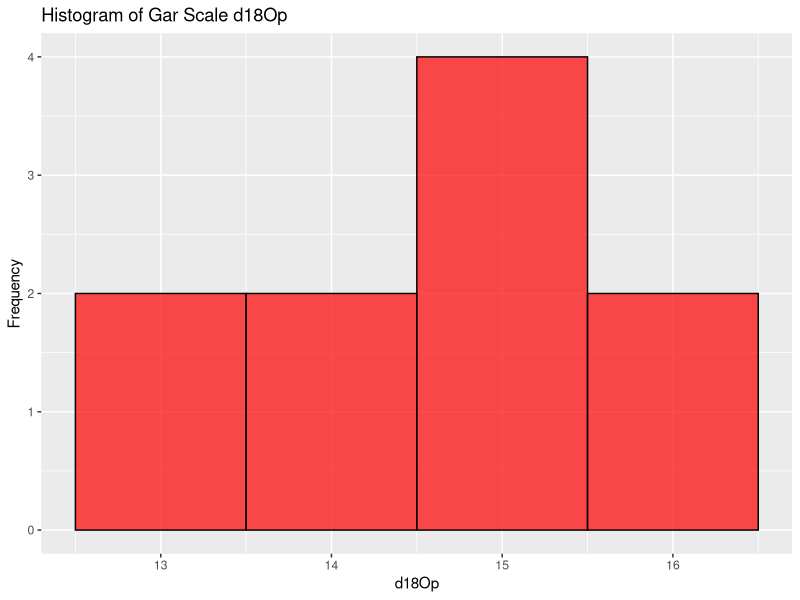

Write the R code that produced this figure. (Note: this script raises an error after producing the figure.)


# Install/load required packages ------------------------------------------
library(ggplot2)
library(dplyr)
  # Read in cleaned data (include link to script that cleans the data?)
    # Call V1075_cl from GitHub 
    # cleaning script is here: https://github.com/mattgeo1990/1075_Vertebrate_d18Op/blob/main/Code/V1075_d18O.R
      #setwd("/Users/allen/Documents/GitHub/1075_Vertebrate_d18Op/Data")
      #V1075_BySpec <- read.csv("V1075_BySpec.csv")
    # Source NIST data
      # READ IN NIST120c STD d18Op VALUES FROM RUN 1 and RUN 2
      # NEED NIST120C STD d18Op from Run 3!!!!!
        #standards_githubURL <-"https://raw.githubusercontent.com/mattgeo1990/1075_Vertebrate_d18Op/main/Data/V1075_NIST120c.csv"
        #NIST120c <- read_csv(standards_githubURL)
        #sd(NIST120c$d.18O.16O)
      # gather stats
        #NIST120c_mean <- mean(NIST120c$d.18O.16O)

 # For now, just source from local 
        setwd("/Users/allen/Documents/GitHub/1075_Vertebrate_d18Op/Data")
        V1075_BySpec <- read.csv("V1075_BySpec.csv")
        raw <- read.csv("V1075_PhosphateData_8-18-23_copy.csv")
        NIST120c <- read.csv("V1075_NIST120c.csv")
        
  # Remove d18OVSMOW column from V1075_BySpec, this column is an artifact
        V1075_BySpec <- V1075_BySpec %>% select(-d18O..VSMOW.)
        
# For testing exactly what data you used in calculations        
      Gar_all_d18Op <- subset(raw$d18O..VSMOW., raw$Taxon == "Lepisosteids")
      Gar_scales_d18Op <- subset(raw$d18O..VSMOW., raw$Element.type == "ganoid scale")
      Gar_teeth_d18Op <- subset(raw$d18O..VSMOW., raw$Element.type == "tooth")
  summary(Gar_teeth_d18Op)
  summary(Gar_all_d18Op)
  summary(Gar_scales_d18Op)
  
  # subset fish scales
    GarScales <- subset(V1075_BySpec, Element.type == "ganoid scale")
  # subset Croc G
    CrocG <- subset(V1075_BySpec, eco_type == "Croc G")
  # subset Aquatic Turtle
    Glyp <- subset(V1075_BySpec, Taxon == "Glyptops sp.")

# plot histograms of d18Op
    ggplot(GarScales, aes(x = d18O)) +
      geom_histogram(binwidth = 1, fill = c("#ff0000"), color = "black", alpha = 0.7) +
      labs(title = "Histogram of Gar Scale d18Op",
           x = "d18Op",
           y = "Frequency")
    
    
# Gather Mean NIST
  # NIST
    NIST120c_mean <- mean(NIST120c$d.18O.16O)


# d18Ow Turtles ----------------------------------------------------------

    # d18Owater <- 1.01 *(d18O..VSMOW.) - 22.3 #Barrick et al. (1999)
    
    # Create a new column called d18Owater
    V1075_BySpec$d18Owater <- NA
    
    # Loop through each row and calculate d18Owater if Taxon is "Glyptops sp." or "Naomichelys sp."
    for (i in 1:nrow(V1075_BySpec)) {
      if (V1075_BySpec$Taxon[i] %in% c("Glyptops sp.", "Naomichelys sp.")) {
        V1075_BySpec$d18Owater[i] <- 1.01 * V1075_BySpec$d18O[i] - 22.3
      }
    }
    
    # Test the code
    V1075_BySpec[which(V1075_BySpec$Taxon %in% c("Glyptops sp.", "Naomichelys sp.")),]
 Glyp <- subset(V1075_BySpec, Taxon == "Glyptops sp.")
summary(Glyp$d18Owater)
sd(Glyp$d18Owater)
# d18Ow Crocs --------------------------------------------------------

    # Loop through each row and calculate d18Owater if Taxon is a Neosuchian
    for (i in 1:nrow(V1075_BySpec)) {
      if (V1075_BySpec$Taxon[i] %in% c("Neosuchian A", "Neosuchian B", "Neosuchian G")) {
        V1075_BySpec$d18Owater[i] <- 0.82 * V1075_BySpec$d18O[i] - 19.93
      }
    }
    
    # Test the code
    V1075_BySpec[which(V1075_BySpec$Taxon %in% c("Neosuchian A", "Neosuchian B", "Neosuchian G")),]
    CrocG <- subset(V1075_BySpec, Taxon == "Neosuchian G")
    
    summary(CrocG$d18Owater)
   sd(CrocG$d18Owater)
# d18Ow herbivores --------------------------------------------------------

    # Create Function
    Herbivore_Water <- function(d18Op, h) {
      result <- (d18Op) - 26.8 + (8.9 * (h)) / 0.76
      return(result)
    }
    
    # Loop through each row and calculate d18Owater if Taxon is an Ornithischian or Sauropod
    for (i in 1:nrow(V1075_BySpec)) {
      if (V1075_BySpec$Taxon[i] %in% c("Ornithischians", "Sauropods")) {
        V1075_BySpec$d18Owater[i] <- Herbivore_Water(V1075_BySpec$d18O[i], h = 0.5)
      }
    }
    
    
    # Test the code
    V1075_BySpec[which(V1075_BySpec$Taxon %in% c("Ornithischians", "Sauropods")),]

# d18Owater theropods -----------------------------------------------------

    # Create Function
    TheroWater <- function(d18O, h){
      (d18O) - 21.3 + (3*(h))/0.74
    }    
    
    # Loop through each row and calculate d18Owater if Taxon is an Ornithischian or Sauropod
    for (i in 1:nrow(V1075_BySpec)) {
      if (V1075_BySpec$Taxon[i] %in% c("Maniraptorans", "Allosauroid")) {
        V1075_BySpec$d18Owater[i] <- TheroWater(V1075_BySpec$d18O[i], h = 0.5)
      }
    }
    

# d8Ow fish ---------------------------------------------------------------

    # create "d18Owater from d18Ophsophate" function
    d18O_w_from_p <- function(MAT, d18O, NIST120c_mean) {
      d18Owater <- (MAT - 118.7 + 4.22 * d18O + 4.22 * (22.6 - NIST120c_mean)) / 4.22
      return(d18Owater)
    }
    
    # Loop through each row and calculate d18Owater if Taxon is an gar or shark
    for (i in 1:nrow(V1075_BySpec)) {
      if (V1075_BySpec$Taxon[i] %in% c("Lepisosteids", "Hybodonts")) {
        V1075_BySpec$d18Owater[i] <- d18O_w_from_p(MAT = 22.3, d18O = V1075_BySpec$d18O[i], NIST120c_mean = NIST120c_mean)
      }
    }
    
    # Test the code
    V1075_BySpec[which(V1075_BySpec$Taxon %in% c("Lepisosteids", "Hybodonts")),]
    
    # Export the results
write.csv(V1075_BySpec, "V1075_BySpec_water.csv")    
    
    
    
# Dual-Taxon Temperatures -------------------------------------------------
 # We will actually take the value and CI limits calculated by Monte Carlo sim
garmean <- mean(Gar_all_d18Op)
  # Calculate d18Osurface_water
    #crocwater <- 0.82*(AquaCroc_d18Op_mean) - 19.93 #Amiot et al.(2007)
    #turtwater <- 1.01 *(AquaTurt_d18Op_mean) - 22.3 #Barrick et al. (1999)
  # Calculate Temps (Puceat et al., 2010)
    #temp_CrocFish <- 118.7 - 4.22*((GarScales_d18Op_mean  +(22.6 - NIST120c_mean)) - crocwater ) 
    temp_TurtleFish <- 118.7 - 4.22*((Gar_all_d18Op  +(22.6 - NIST120c_mean)) - turtwater ) 

    
# Endotherm-Ectotherm Combined Mean (EECM, Cullen et al., 2019) -----------
 # What does this value even mean if we have to assume relative humidity?
  
  # Gather mean for each eco_type
   #V1075_summary <- V1075_BySpec %>%
      #group_by(eco_type) %>%
      #summarise(
        #thermophysiology = first(thermophysiology),  # Assuming thermophysiology is constant within each eco_type
        #n = n(),
        #d18Opmean = mean(d18O, na.rm = TRUE)
     # )
  
  # Subset endotherms and ectotherms
    #Endo <- subset(V1075_summary, thermophysiology == "endotherm")
    #Ecto <- subset(V1075_summary, thermophysiology == "ectotherm")
  
  # Compute mean d18Obody_water for endotherms
    # Compute for each dinosaur group, use bird equation from Lazzerini et al. (2016)
      # Define birdwater function
        #birdwater <- function(d18O) {
         # return(1.077 * d18O - 34.607)
       # }
      
      # Create new column in Endo to store d18Obody_water
       # V1075_summary$d18Obody_water <- NA
      # Apply birdwater to dinosaurs
        #Endo <- Endo %>%
        #  mutate(d18Obody_water = birdwater(d18Opmean))
  
  # Take mean of endotherms and mean of ectotherms
       # endo_mean <- mean(Endo$d18Obody_water)
       # ecto_mean <- mean(Ecto$d18Opmean)
  # Compute EECM
    # Define EECM function based on Cullen et al. (2019) and Puceat et al. (2010)
       # EECM2023 <- function(d18Op_ecto, NIST120c_mean, d18Obw_endo) {
        #  EECM23 = 118.7 - 4.22 * ((d18Op_ecto + (22.6 - NIST120c_mean)) - d18Obw_endo)
        #  return(EECM)
       # }
    # Define EECM based on Cullen et al. (2019)
        #EECM2019 <- function(d18Op_ecto, d18Obw_endo) {
         # EECM19 <- 111.4 - ( 4.3 * ( (d18Op_ecto) - (d18Obw_endo) ))
       # }
    # Run EECM on means
      #  EECM23 <- EECM2023(ecto_mean, NIST120c_mean, endo_mean)
      #  EECM19 <- EECM2019(ecto_mean, endo_mean)

    

# Transfer Function -------------------------------------------------------
# water temp
Tw <- 25
# transfer function for growing season water temp to mean annual air temp from Hren and Sheldon (2012):
MAAT <- -0.0146 * (Tw^2) +
  1.753 * Tw - 
  16.079





  